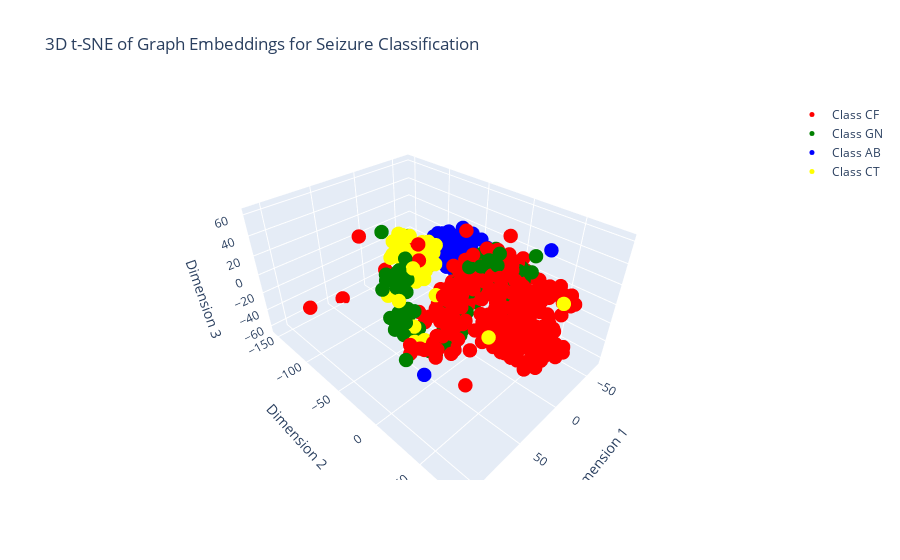

Source (notebook cell):
### Code cell
from sklearn.manifold import TSNE
import numpy as np
import plotly.graph_objects as go

# Assuming you've defined graph_embeddings_all_classes and other variables...

# Step 1: Combine all the embeddings and create a label vector
all_embeddings = np.concatenate(graph_embeddings_all_classes, axis=0)

class_labels = ['CF', 'GN', 'AB', 'CT']
labels = np.concatenate([
    np.full(len(graph_embeddings_all_classes[i]), class_labels[i])
    for i in range(len(graph_embeddings_all_classes))
])

# Step 2: Perform t-SNE with 3 components for 3D visualization
tsne = TSNE(n_components=3, random_state=0)
reduced_embeddings = tsne.fit_transform(all_embeddings)

# Step 3: Scatter plot in 3D using Plotly
trace_list = []

colors = ['red', 'green', 'blue', 'yellow']

for i, color in enumerate(colors):
    idx = labels == class_labels[i]
    trace = go.Scatter3d(
        x=reduced_embeddings[idx, 0],
        y=reduced_embeddings[idx, 1],
        z=reduced_embeddings[idx, 2],
        mode='markers',
        marker=dict(
            color=color,
            size=5  # Adjust size if needed
        ),
        name=f'Class {class_labels[i]}'
    )
    trace_list.append(trace)

layout = go.Layout(
    title='3D t-SNE of Graph Embeddings for Seizure Classification',
    scene=dict(
        xaxis=dict(title='Dimension 1'),
        yaxis=dict(title='Dimension 2'),
        zaxis=dict(title='Dimension 3')
    )
)

fig = go.Figure(data=trace_list, layout=layout)

# Show the figure in the browser
fig.show()

# Save the figure
fig.write_html('./analysis/figures/interpretability/3d_dcrnn_tsne_graph_embeddings.html')
